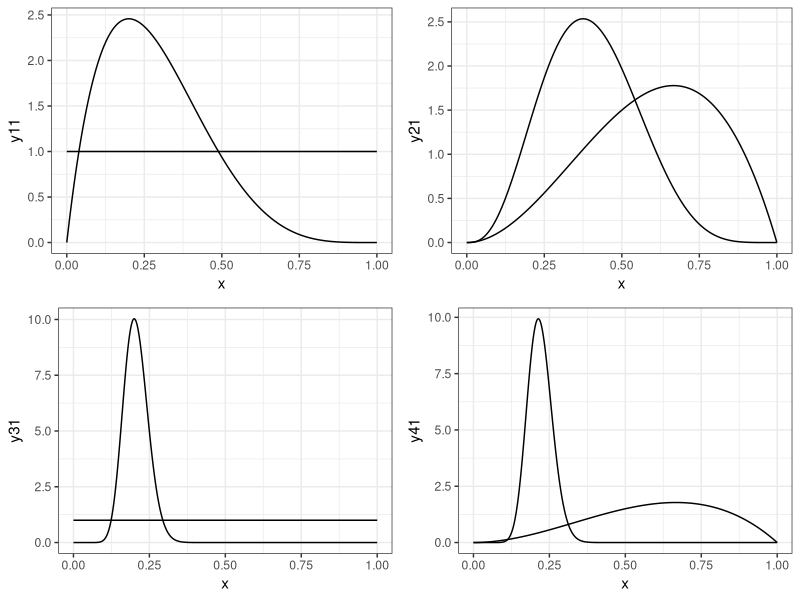
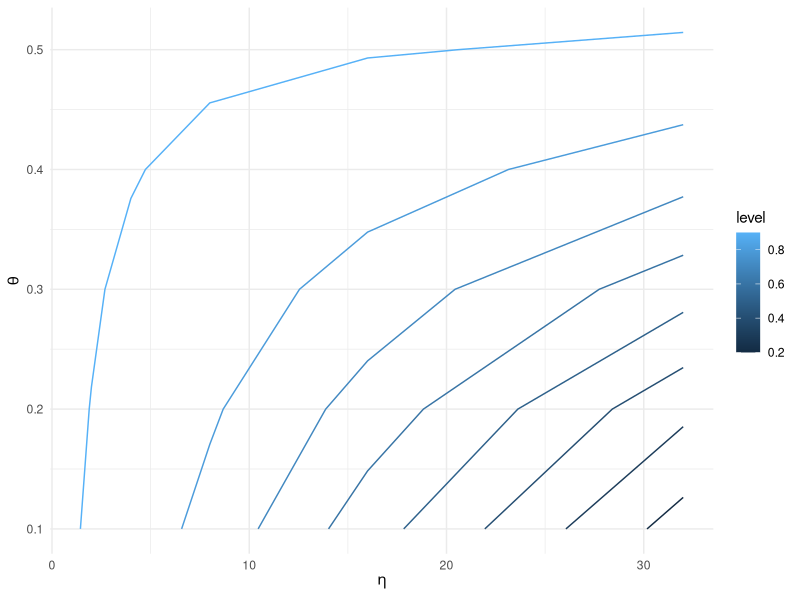

Reproduce these figures in R, in order.
## ---- chunk 1
library(tidyverse)
library(gridExtra)
## ---- chunk 2

x <- seq(0,1,length.out = 10000)
y11 <- dunif(x)
y12 <- dbeta(x,2,5)
m1 <- ggplot()+
  geom_line(aes(x,y11))+
  geom_line(aes(x,y12))+
  theme_bw()

y21 <- dbeta(x,3,2)
y22 <- dbeta(x,4,6)

m2 <- ggplot()+
  geom_line(aes(x,y21))+
  geom_line(aes(x,y22))+
  theme_bw()

y31 <- dbeta(x,1,1)
y32 <- dbeta(x,21,81)


m3 <- ggplot()+
  geom_line(aes(x,y31))+
  geom_line(aes(x,y32))+
  theme_bw()

y41 <- dbeta(x,3,2)
y42 <- dbeta(x,23,82)

m4 <- ggplot()+
  geom_line(aes(x,y41))+
  geom_line(aes(x,y42))+
  theme_bw()

grid.arrange(m1,m2,m3,m4,nrow =2)
## ---- chunk 3
theta_not  <- seq(.1,.9,by =.1)
eta_not    <- c(1, 2, 4, 8, 16, 32)

data <- tibble( theta = theta_not)

data <- data %>% 
  expand_grid(tibble(eta = eta_not))


data <- data%>%
  mutate(density =  pbeta(.5,theta*eta+57,eta*(1-theta)-57+100,
                          lower.tail = FALSE ),
         a = theta*eta,
         b = eta*(1-theta))



ggplot(data =data)+
  geom_contour(
    aes(y= theta, x = eta,
                   z = density, 
        color = after_stat(level)))+
  labs(y = expression(theta),
       x = expression(eta))+
  theme_minimal()
